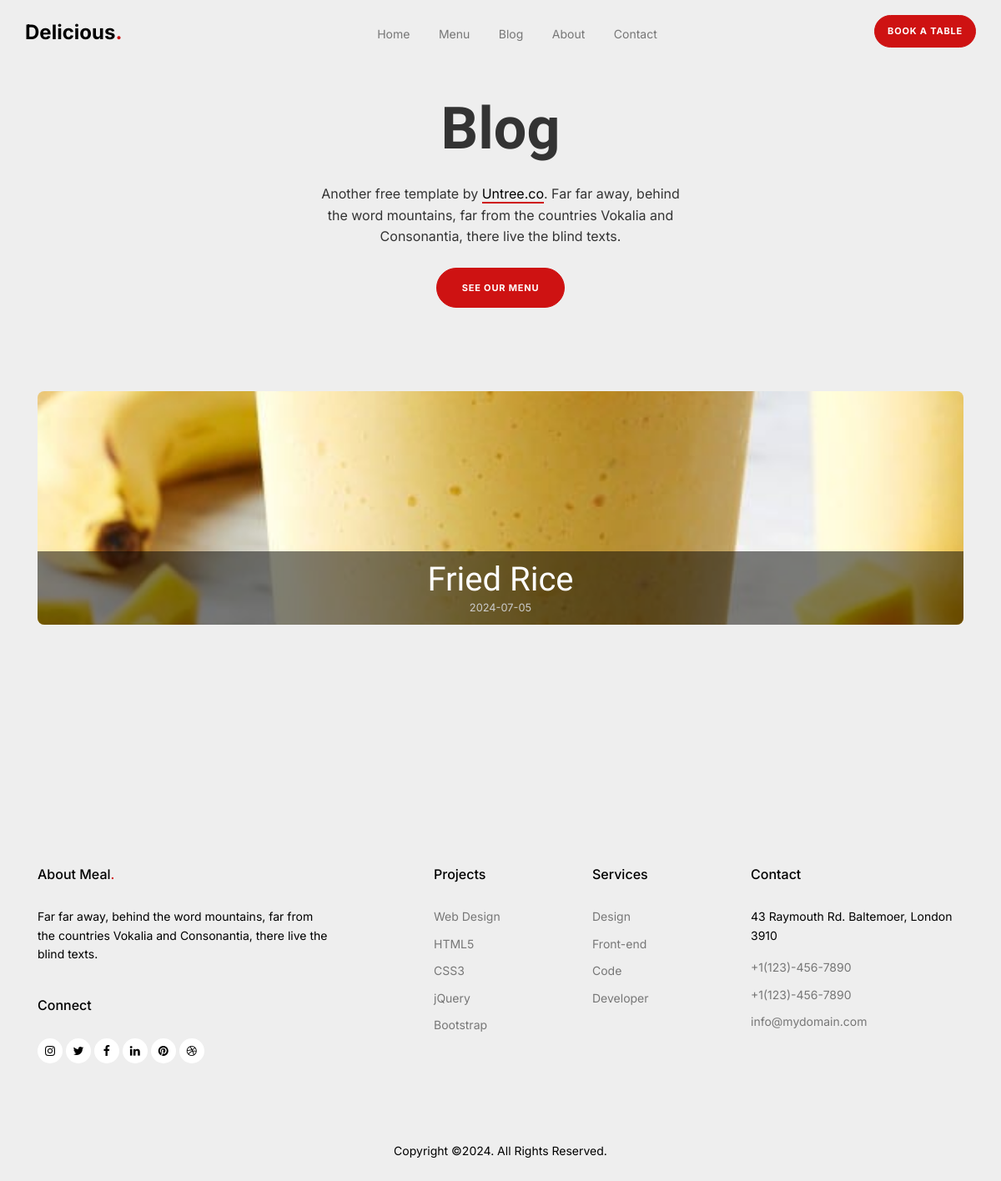
Screenshot of /blog/category=chinese-cuisine with the database file from the repository.
### blog/models.py (models this page shows)
class Post(models.Model):
    title = models.CharField(max_length=50)
    content = models.TextField()
    author = models.ForeignKey(User, on_delete=models.CASCADE)
    created = models.DateTimeField(default=timezone.now())
    category = models.ForeignKey('Category', null = True, on_delete=models.SET_NULL)
    image = models.ImageField(upload_to='blog/')
    tags = TaggableManager(blank=True)
    class Meta:
        verbose_name = 'Post'
        verbose_name_plural = 'Posts'
    def __str__(self):
        return self.title

### blog/views.py (the view)
# urls.py: path('category=<slug:category_slug>', views.post_by_category, name='post_by_category'),
def post_by_category(request, category_slug):
    post_by_category = Post.objects.filter(category__slug=category_slug)
    context = {'post_list': post_by_category}
    return render(request, 'Post/post_list.html', context)

### blog/templates/Post/post_list.html (shortened to what this page needs)
{% extends "base.html" %}
{% block untree_co-hero %}
  <div class="untree_co-hero pb-0">
    <div class="container">
      <div class="row align-items-center justify-content-center">
        <div class="col-12">
          <div class="row align-items-center">
            <div class="col-lg-5 mx-auto text-center">
              <h1 class="mb-4 heading" data-aos="fade-up" data-aos-delay="100">Blog</h1>
              <div class="mb-4 desc" data-aos="fade-up" data-aos-delay="200">
                <p>Another free template by <a href="https://untree.co/" target="_blank" class="link-highlight">Untree.co</a>. Far far away, behind the word mountains, far from the countries Vokalia and Consonantia, there live the blind texts.</p>
              </div>
              <p class="mb-0" data-aos="fade-up" data-aos-delay="300"><a href="{% url 'meals:meal_list' %}" class="btn btn-primary">See our menu</a></p>
            </div>
          </div>
        </div>
      </div>
    </div>
  </div>
{% endblock untree_co-hero %}
{% block untree_co-section %}
  <div class="untree_co-section bg-1">
      <div class="container">
        <div class="row">
          {% for post in post_list %}
            <div class="col-12 mb-4">
              <div style="position: relative; overflow: hidden; border-radius: 8px;">
                  <a href="{% url 'blog:post_detail' post.id %}" style="display: block; color: white; text-decoration: none;">
                      <img src="{{post.image.url}} " alt="{{post}}" style="width: 100%; height: 35vh; object-fit: cover;">
                      <div style="position: absolute; bottom: 0; left: 0; width: 100%; background-color: rgba(0,0,0,0.5); margin: 0; padding: 10px 0; text-align: center;">
                          <h1 style="margin: 0;">{{post}}</h1>
                          <span style="display: block; font-size: 0.8em; color: #ccc;">{{ post.created|date:"Y-m-d" }}</span>
                      </div>
                  </a>
              </div>
            </div>
          {% endfor %}
        </div>
    </div>
  </div>
{% endblock untree_co-section %}

### static/site_static/css/style.css (style rules this page uses)
body { font-family: "Inter", sans-serif; line-height: 1.6; background-color: #EEEEEE; overflow-x: hidden; font-size: 16px; color: #333; }
body:before { content: ""; position: fixed; top: 0; left: 0; z-index: 99; right: 0; bottom: 0; background: rgba(0, 0, 0, 0.2); opacity: 0; visibility: hidden; -webkit-transition: .3s all ease; -o-transition: .3s all ease; transition: .3s all ease; }
a { color: #CE1212; -webkit-transition: .3s all ease; -o-transition: .3s all ease; transition: .3s all ease; }
h1, .h1, h2, .h2, h3, .h3, h4, .h4 { font-family: "Amatic SC", cursive; color: #black; }
.btn { padding-top: 15px; padding-bottom: 15px; padding-left: 30px; padding-right: 30px; border-radius: 30px; font-size: 11px; text-transform: uppercase; font-weight: 700; letter-spacing: .05rem; }
.btn.btn-primary { background: #CE1212; border-color: #CE1212; }
.untree_co-hero { padding: 7rem 0; }
.untree_co-hero .heading { font-size: 70px; font-weight: 700; }
.link-highlight { color: #000000; position: relative; display: inline; -webkit-box-shadow: 0 2px 0 0 #ce1212; box-shadow: 0 2px 0 0 #ce1212; }
.untree_co-section { padding: 100px 0; position: relative; }
.heading { font-size: 50px; }
.bg-1 { background-color: #EEEEEE; }

### rows the page displays
Post: image (picture), title "Fried Rice", created "2024-07-05"
